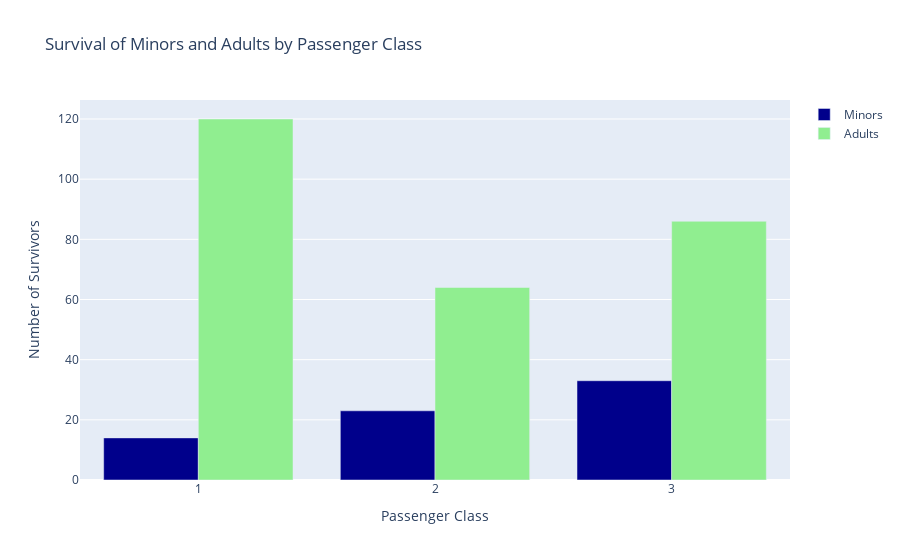

Notebook cell for this chart:
### Code cell
#For better visualisation i preferred to separate the adult and minor grapghs so as to clealy see the 
#difference
fig = go.Figure()

# Add bars for minors
fig.add_trace(go.Bar(
    x=grouped1[grouped1['Adult_Minor'] == 'Minor']['Pclass'],
    y=grouped1[grouped1['Adult_Minor'] == 'Minor']['Survived'],
    name='Minors',
    marker_color='darkblue'
))

# Add bars for adults
fig.add_trace(go.Bar(
    x=grouped1[grouped1['Adult_Minor'] == 'Adult']['Pclass'],
    y=grouped1[grouped1['Adult_Minor'] == 'Adult']['Survived'],
    name='Adults',
    marker_color='lightgreen'
))

# Updating my  layout
fig.update_layout(
    title='Survival of Minors and Adults by Passenger Class',
    xaxis=dict(title='Passenger Class'),
    yaxis=dict(title='Number of Survivors'),
    showlegend=True
)

t
fig.show()

### Figure 1 — Plotly figure (JSON) as saved in the notebook; plotly's stock layout.template omitted (floating-point values rounded to 4 significant figures)
{"data": [{"marker": {"color": "darkblue"}, "name": "Minors", "type": "bar", "x": [1, 2, 3], "y": [14, 23, 33]}, {"marker": {"color": "lightgreen"}, "name": "Adults", "type": "bar", "x": [1, 2, 3], "y": [120, 64, 86]}], "layout": {"showlegend": true, "title": {"text": "Survival of Minors and Adults by Passenger Class"}, "xaxis": {"title": {"text": "Passenger Class"}}, "yaxis": {"title": {"text": "Number of Survivors"}}}}
